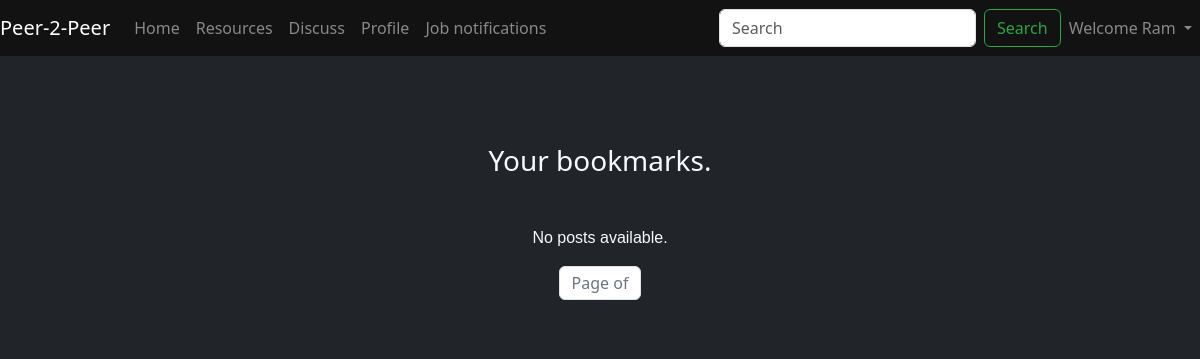
/bookmarks/ (signed in), run on an earlier commit of the app's database.
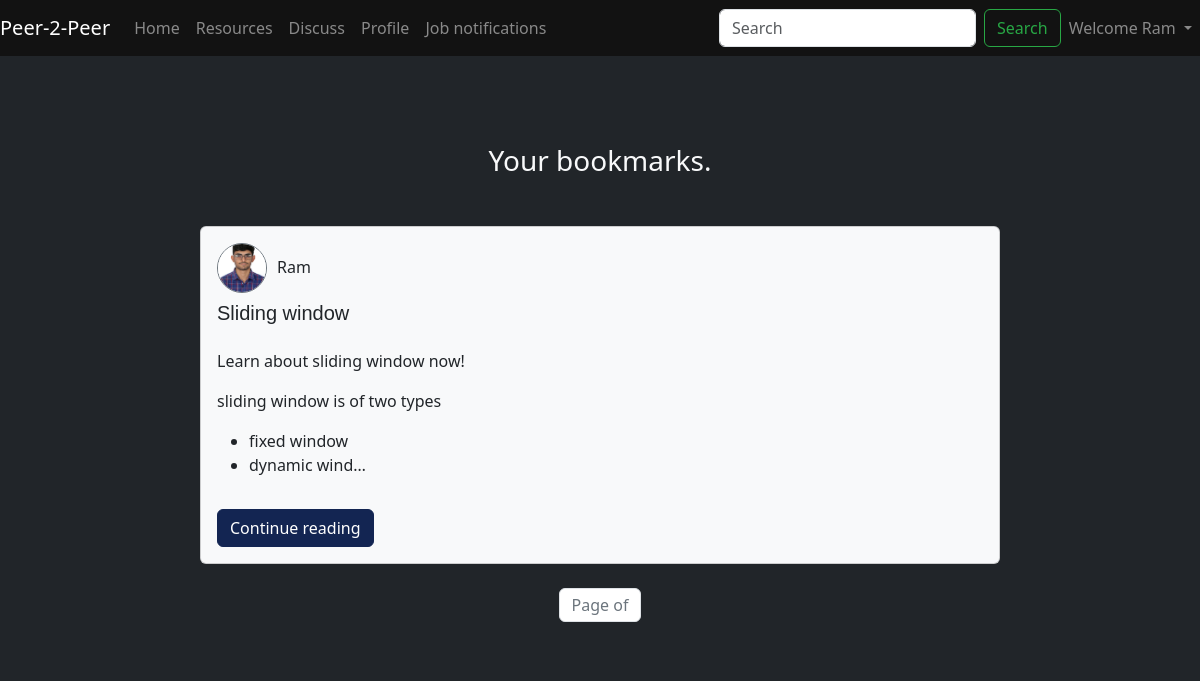
And on a later commit of the database.
### blog/models.py (models this page shows, shortened)
class Post(models.Model):
    sno=models.AutoField(primary_key=True)
    title=models.CharField(max_length=250)
    author = models.ForeignKey(User,on_delete=models.CASCADE)
    content=RichTextField(blank=True , null = True)
    image = models.ImageField(upload_to='comments/images/', null=True, blank=True)
    file = models.FileField(upload_to='comments/files/', null=True, blank=True)
    slug = models.CharField(max_length=130)
    timeStamp =models.DateTimeField(auto_now_add=True)
    likes = models.ManyToManyField(User,related_name="blogPost",blank=True)
    bookmark = models.ManyToManyField(User,related_name="bookmarked_posts",blank=True)

### home/models.py (models this page shows, shortened)
class ProfileId(models.Model):
    user = models.OneToOneField(User, on_delete=models.CASCADE)
    jobs = models.CharField(max_length=100,unique=True)
    bio = models.TextField(blank=True, null=True)
    picture = models.ImageField(upload_to='profile_pics/', blank=True, null=True)
    git = models.URLField(blank=True)
    leetcode = models.URLField(blank=True)
    linkedin = models.URLField(blank=True)
    bookmarked_posts = models.ManyToManyField(Post, related_name='bookmarked_by')

### start/views.py (the view)
# urls.py: path('bookmarks/', views.view_bookmarks, name='view_bookmarks'),
@login_required
def view_bookmarks(request):
    bookmarked_posts = request.user.bookmarked_posts.all().order_by('-timeStamp')
    context = {'bookmarked_posts': bookmarked_posts}
    return render(request, 'blog/bookmark.html', context)

### templates/blog/bookmark.html (shortened to what this page needs)
{% extends "home/base.html" %}
{% block body %}
<section class="pt-4 bg-dark">
  <div class="container text-white" style="max-width: 1000px;">
  <div class="p-3 mb-2 text-light bg-dark">
    <div class="container text-center my-5" style="max-width: 1000px;">
      <p class="h3">Your bookmarks.</p>
    </div>
    {% if bookmarked_posts %}
    <div class="container">
        <div class="row justify-content-center">
            {% for post in bookmarked_posts %}
            <div class="col-12 mb-4 d-flex justify-content-center">
                <div class="card bg-light text-dark" style="width: 100%; max-width: 800px; display: flex; flex-direction: column; transition: transform 0.3s ease, box-shadow 0.3s ease;"
                    onmouseover="this.style.transform='scale(1.05)'; this.style.boxShadow='0 8px 16px rgba(0, 0, 0, 0.5)';"
                    onmouseout="this.style.transform='scale(1)'; this.style.boxShadow='none';">
                    <div class="card-body d-flex flex-column justify-content-between">
                        <div>
                          <div class="d-flex align-items-center mb-2">
                            {% if post.author.profileid.picture %}
                              <img src="{{ post.author.profileid.picture.url }}" alt="user" class="rounded-circle border border-secondary" style="width: 50px; height: 50px; margin-right: 10px; object-fit: cover;">
                            {% else %}
                              <img src="https://icons.veryicon.com/png/o/miscellaneous/rookie-official-icon-gallery/225-default-avatar.png" alt="user" class="rounded-circle" style="width: 50px; height: 50px; margin-right: 10px; object-fit: cover;">
                            {% endif %}
                            <h6 class="d-inline-block mb-0 text-dark-muted">{{ post.author.first_name }}</h6>
                          </div>
                            <h5 class="card-title" style="font-family: Tahoma, Trebuchet MS, sans-serif;">{{ post.title }}</h5>
                        </div>
                        <p class="card-text" style="font-family: Tahoma, Trebuchet MS, sans-serif;">{{ post.content|truncatechars_html:100|safe }}</p>
                        <div class="d-flex justify-content-between align-items-center">
                          <a href="/blog/{{ post.slug }}" class="btn btn-primary">Continue reading</a>
                        </div>
                    </div>
                </div>
            </div>
            {% endfor %}
        </div>
    </div>
    {% else %}
    <p class="text-light text-center" style="font-family: Tahoma, Trebuchet MS, sans-serif;">No posts available.</p>
    {% endif %}
      <div class="pagination justify-content-center">
        <nav aria-label="Page navigation">
          <ul class="pagination justify-content-center">
            <li class="page-item disabled">
              <span class="page-link">Page {{ page_obj.number }} of {{ page_obj.paginator.num_pages }}</span>
            </li>
          </ul>
        </nav>
      </div>
    </div>
  </div>
</section>
{% endblock body %}

What changed in the data, as far as the page shows it:
now on this page (row edited): Post: author.profileid.picture (picture), author.first_name "Ram", title "Sliding window", content "Learn about sliding window now! sliding window is of two types fixed window dynamic wind…"
Also different on the page:
text no longer shown: "No posts available."
